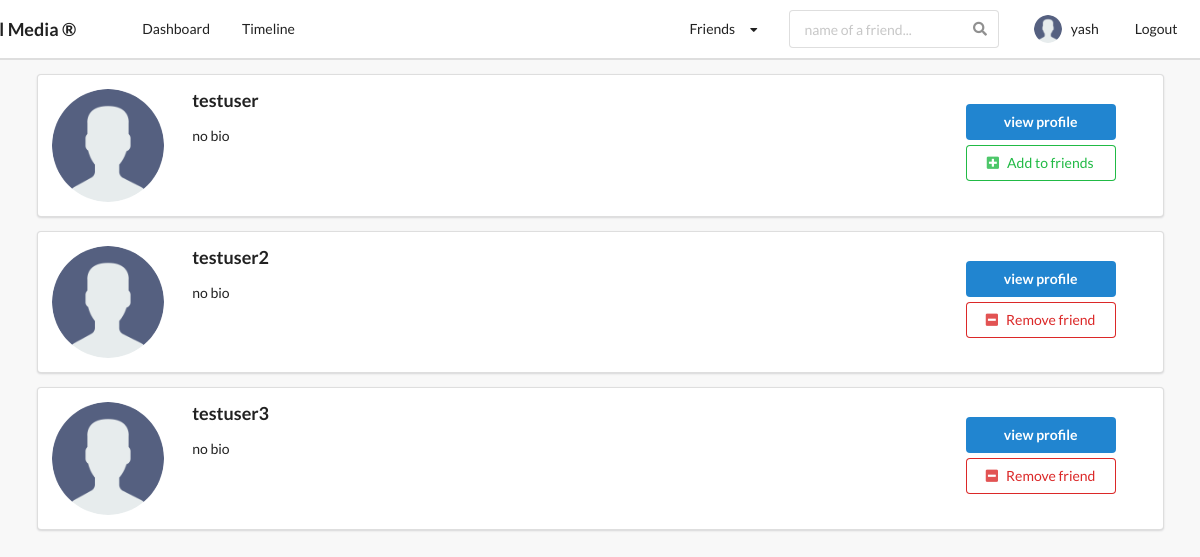
/profiles/ (signed in), run on an earlier commit of the app's database.
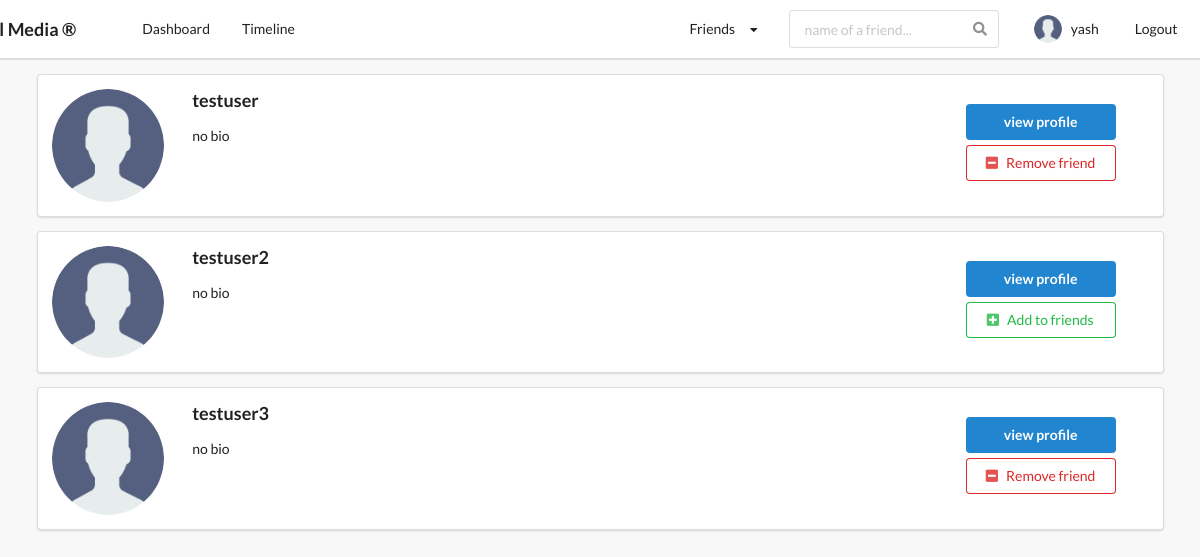
And on a later commit of the database.
### profiles/models.py (models this page shows, shortened)
class Profile(models.Model):
    first_name = models.CharField(max_length = 200, blank = True)
    last_name = models.CharField(max_length = 200, blank = True)
    user = models.OneToOneField(settings.AUTH_USER_MODEL,on_delete=models.CASCADE)
    bio = models.TextField(default = "no bio", max_length=300, blank = True)
    email = models.EmailField(max_length = 200,blank = True)
    country = models.CharField(choices = COUNTRY_CHOICES, max_length = 100,blank = True)
    avatar = models.ImageField(default = "avatar.png", upload_to = 'avatars/')
    friends = models.ManyToManyField(settings.AUTH_USER_MODEL, blank = True, related_name='friends')
    slug = models.SlugField(unique = True, blank = True)
    updated = models.DateTimeField(auto_now=True)
    created =  models.DateTimeField(auto_now_add=True)
    objects = ProfileManager()
    __initial_first_name = None
    __initial_last_name = None
    def __init__(self,*args, **kwargs):
        super().__init__(*args, **kwargs)
        self.__initial_first_name = self.first_name
        self.__initial_last_name = self.last_name
    def get_absolute_url(self):
        return reverse("profiles:profiles_detail_view", kwargs={"slug":self.slug})
    def get_friends_no(self):
        return self.friends.all().count()

### profiles/views.py (the view)
# urls.py: path('', ProfileListView.as_view(), name='all_profiles_view'),
class ProfileListView(LoginRequiredMixin, ListView):
    model = Profile
    template_name = 'profiles/profile_list.html'
    context_object_name = "qs"                        #this refers to the context
    def get_queryset(self):
        qs = Profile.objects.get_all_profiles(self.request.user)
        return qs
    def get_context_data(self, **kwargs):
        context = super().get_context_data(**kwargs)
        user = User.objects.get(username__iexact=self.request.user)
        profile = Profile.objects.get(user=user)
        context["profile"] = profile
        rel_r = Relationship.objects.filter(sender=profile)    #it store relationship we send to other user
        rel_s = Relationship.objects.filter(receiver=profile)  #it store relationship send by other user to our profile
        rel_receiver = []
        rel_sender = []
        for item in rel_r:
            rel_receiver.append(item.receiver.user)
        for item in rel_s:
            rel_sender.append(item.sender.user)
        context["rel_receiver"] = rel_receiver
        context["rel_sender"] = rel_sender
        context["is_empty"] = False
        if len(self.get_queryset()) == 0:
            context["is_empty"] = True
        return context

### profiles/context_processors.py (called while the page is built)
def profile_dp(request):
    if request.user.is_authenticated:
        profile_obj = Profile.objects.get(user=request.user)
        pic = profile_obj.avatar
        return {'picture':pic}
    return {}

def invitation_received_no(request):
    if request.user.is_authenticated:
        profile_obj = Profile.objects.get(user=request.user)
        qs_count = Relationship.objects.invitations_received(profile_obj).count()
        return {'invites_no':qs_count}
    return {}

def friends_no(request):
    if request.user.is_authenticated:
        profile_obj = Profile.objects.get(user=request.user)
        count = profile_obj.get_friends_no()
        return {'friend_count':count}
    return {}

### profiles/models.py (called while the page is built)
    def get_all_profiles(self, me):
        profiles = Profile.objects.all().exclude(user = me)
        return profiles

    def invitations_received(self,receiver):
        qs = Relationship.objects.filter(receiver=receiver, status='send')
        return qs

### profiles/templates/profiles/profile_list.html (shortened to what this page needs)
{% extends 'base.html' %}
{% block content %}
    {% for obj in qs %}
        <div class="ui segment">
            <div class="ui grid">
                <div class="row">
                    <div class="two wide column">
                        <img class="ui small circular image" src="{{obj.avatar.url}}">
                    </div>
                    <div class="eleven wide column">
                        <h3>{{obj.user}}</h3>
                        <p>{{obj.bio}}</p>
                    </div>
                    <div class="three wide column" style="margin-top:15px;">
                        <a href="{{obj.get_absolute_url}}">
                            <button class="ui primary button" style="margin-bottom:5px; width: 150px">
                                view profile
                            </button>
                        </a>
                        {% if obj.user not in rel_receiver and obj.user not in rel_sender %}
                            <form action="{% url 'profiles:send_invite' %}" method="POST">
                                <button type="submit" class="ui positive basic button" style="width:150px;"><i class="plus square icon"></i>Add to friends</button>
                            </form>
                        {% endif %}
                        <br>
                        {% if request.user in obj.friends.all %}
                            <form action="{% url 'profiles:remove_friend' %}" method="POST">
                                <button type="submit" class="ui negative basic button"><i class="minus square icon"></i>Remove friend</button>
                            </form>
                        {% endif %}
                    </div>
                </div>
            </div>
        </div>
    {% endfor %}
{% endblock content %}

What changed in the data, as far as the page shows it:
changed Profile "testuser": text "Add to friends" → "Remove friend"
changed Profile "testuser2": text "Remove friend" → "Add to friends"
